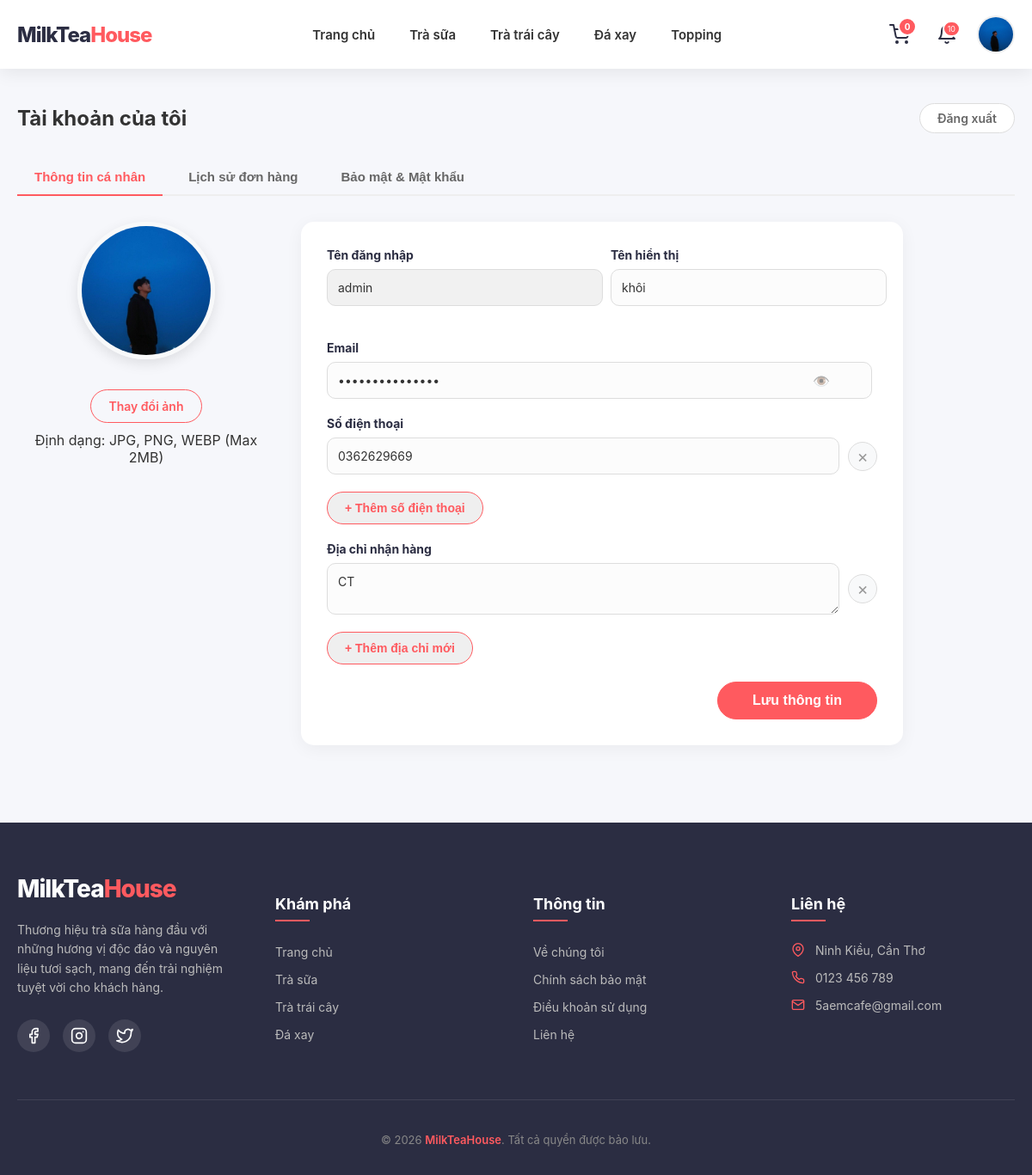
The page /pages/profile.php (signed in) on the database its author committed.
### tables this page shows
CREATE TABLE `users` (
  `id` int(11) NOT NULL,
  `username` varchar(50) NOT NULL,
  `email` varchar(120) NOT NULL,
  `phone` text DEFAULT NULL,
  `address` text DEFAULT NULL,
  `password` varchar(255) NOT NULL,
  `display_name` varchar(100) DEFAULT NULL,
  `avatar` varchar(255) DEFAULT NULL,
  `role` enum('guest','user','admin') NOT NULL DEFAULT 'user',
  `created_at` timestamp NOT NULL DEFAULT current_timestamp(),
  `reset_token` varchar(255) DEFAULT NULL,
  `reset_token_expire` datetime DEFAULT NULL
);

### pages/profile.php (the view, shortened to what this page needs)
<?php
require_once(__DIR__ . "/../config/config.php");
$uid = (int)$_SESSION['user_id'];
$conn->query("ALTER TABLE users MODIFY COLUMN phone TEXT");
$conn->query("ALTER TABLE users MODIFY COLUMN address TEXT");
$stmt_user = mysqli_prepare($conn, "SELECT * FROM users WHERE id = ?");
mysqli_stmt_bind_param($stmt_user, "i", $uid);
mysqli_stmt_execute($stmt_user);
$user = mysqli_fetch_assoc(mysqli_stmt_get_result($stmt_user));
include(__DIR__ . "/../includes/header.php");
$user_phones = json_decode($user['phone'] ?? '[]', true);
$user_addresses = json_decode($user['address'] ?? '[]', true);
?>
<section class="profile-page">
    <div class="container">
        <div class="profile-header-flex">
            <h2 class="products-title" style="text-align: left; margin: 0;">Tài khoản của tôi</h2>
            <a href="<?= BASE_URL ?>pages/logout.php" class="btn btn-logout-alt">Đăng xuất</a>
        </div>
        <div class="profile-tabs-nav">
            <button class="tab-link active" onclick="openTab(event, 'info')">Thông tin cá nhân</button>
            <button class="tab-link" onclick="openTab(event, 'history')">Lịch sử đơn hàng</button>
            <button class="tab-link" onclick="openTab(event, 'pass')">Bảo mật & Mật khẩu</button>
        </div>
        <div id="info" class="tab-pane active">
            <form action="" method="POST" enctype="multipart/form-data">
                <div class="profile-layout">
                    <div class="profile-sidebar">
                        <div class="avatar-card-new">
                            <div class="avatar-circle">
                                <img src="<?= ($user['avatar'] ?? '') ? BASE_URL.'uploads/'.$user['avatar'] : BASE_URL.'images/user.jpg' ?>" alt="Avatar" id="preview-avatar">
                            </div>
                            <label for="avatar-input" class="btn btn-outline btn-sm" style="margin-top: 15px;">Thay đổi ảnh</label>
                            <p class="u-muted" style="margin-top: 10px;">Định dạng: JPG, PNG, WEBP (Max 2MB)</p>
                        </div>
                    </div>
                    <div class="profile-main">
                        <div class="form-card">
                            <div class="form-row">
                                <div class="form-group">
                                    <label>Tên đăng nhập</label>
                                    <input type="text" value="<?= htmlspecialchars($user['username'] ?? '') ?>" readonly class="input-readonly">
                                </div>
                                <div class="form-group">
                                    <label>Tên hiển thị</label>
                                    <input type="text" name="display_name" value="<?= htmlspecialchars($user['display_name'] ?? '') ?>" placeholder="Nhập tên hiển thị">
                                </div>
                            </div>
                            <div class="form-group">
                                <label>Email</label>
                                <div class="input-with-icon">
                                    <input type="email" name="email" value="<?= htmlspecialchars($user['email'] ?? '') ?>" id="email-field">
                                    <span class="icon-eye" onclick="toggleVisibility('email-field')">👁️</span>
                                </div>
                            </div>
                            <div class="form-group">
                                <label>Số điện thoại</label>
                                <div id="phone-container" class="dynamic-list">
                                    <?php if(empty($user_phones)): ?>
                                        <div class="input-with-icon item-row">
                                            <input type="text" name="phones[]" value="" placeholder="Chưa cập nhật">
                                            <span class="btn-remove" onclick="removeItem(this)">×</span>
                                        </div>
                                    <?php else: ?>
                                        <?php foreach($user_phones as $phone): ?>
                                            <div class="input-with-icon item-row">
                                                <input type="text" name="phones[]" value="<?= htmlspecialchars($phone) ?>">
                                                <span class="btn-remove" onclick="removeItem(this)">×</span>
                                            </div>
                                        <?php endforeach; ?>
                                    <?php endif; ?>
                                </div>
                                <button type="button" class="btn btn-outline btn-sm" style="margin-top: 10px;" onclick="addItem('phone-container', 'phones[]')">+ Thêm số điện thoại</button>
                            </div>
                            <div class="form-group">
                                <label>Địa chỉ nhận hàng</label>
                                <div id="address-container" class="dynamic-list">
                                    <?php if(empty($user_addresses)): ?>
                                        <div class="input-with-icon item-row">
                                            <textarea name="addresses[]" rows="2" placeholder="Chưa có địa chỉ"></textarea>
                                            <span class="btn-remove" onclick="removeItem(this)">×</span>
                                        </div>
                                    <?php else: ?>
                                        <?php foreach($user_addresses as $address): ?>
                                            <div class="input-with-icon item-row">
                                                <textarea name="addresses[]" rows="2"><?= htmlspecialchars($address) ?></textarea>
                                                <span class="btn-remove" onclick="removeItem(this)">×</span>
                                            </div>
                                        <?php endforeach; ?>
                                    <?php endif; ?>
                                </div>
                                <button type="button" class="btn btn-outline btn-sm" style="margin-top: 10px;" onclick="addItem('address-container', 'addresses[]', true)">+ Thêm địa chỉ mới</button>
                            </div>
                            <div style="text-align: right;">
                                <button type="submit" name="update_profile" class="btn btn-primary btn-large">Lưu thông tin</button>
                            </div>
                        </div>
                    </div>
                </div>
            </form>
        </div>
    </div>
</section>
<?php include(__DIR__ . "/../includes/footer.php"); ?>

### css/base.css (style rules this page uses)
body { margin: 0; font-family: "Inter", "Segoe UI", sans-serif; background: #f6f7fb; color: #333; }

### css/layout.css (style rules this page uses)
:root { --primary-color: #ff5a5f; --secondary-color: #2b2d42; --text-color: #333; --light-gray: #f8f9fa; --border-color: #eee; --shadow: 0 4px 20px rgba(0, 0, 0, 0.08); --transition: all 0.3s ease; }
.btn { padding: 10px 20px; border-radius: 50px; font-weight: 600; font-size: 14px; text-decoration: none; transition: var(--transition); cursor: pointer; }
.btn-outline { border: 1px solid var(--primary-color); color: var(--primary-color); }
.btn-primary { background: var(--primary-color); color: #fff; border: 1px solid var(--primary-color); }

### css/profile.css (style rules this page uses)
.profile-page { background: #f6f7fb; min-height: calc(100vh - 80px); }
.profile-page .container { max-width: 1200px; margin: 0 auto; padding: 40px 20px; }
.profile-header-flex { display: flex; justify-content: space-between; align-items: center; margin-bottom: 30px; }
.btn-logout-alt { padding: 8px 20px; border-radius: 50px; background: #fff; border: 1px solid #ddd; color: #666; text-decoration: none; font-weight: 600; font-size: 14px; transition: all 0.3s; }
.profile-tabs-nav { display: flex; gap: 10px; margin-bottom: 30px; border-bottom: 2px solid #eee; }
.tab-link { background: none; border: none; padding: 12px 20px; font-weight: 700; font-size: 15px; color: #666; cursor: pointer; position: relative; transition: all 0.3s; }
.tab-link.active { color: #ff5a5f; }
.tab-link.active::after { content: ''; position: absolute; bottom: -2px; left: 0; width: 100%; height: 2px; background: #ff5a5f; }
.tab-pane { display: none; animation: fadeIn 0.4s ease; }
.tab-pane.active { display: block; }
.profile-layout { display: grid; grid-template-columns: 300px 1fr; gap: 30px; }
.profile-main { max-width: 700px; }
.form-card { background: #fff; border-radius: 15px; box-shadow: 0 4px 20px rgba(0,0,0,0.05); padding: 30px; }
.avatar-card-new { text-align: center; display: flex; flex-direction: column; align-items: center; }
.avatar-circle { width: 150px; height: 150px; border-radius: 50%; margin-bottom: 20px; border: 5px solid #f8f9fa; overflow: hidden; box-shadow: 0 5px 15px rgba(0,0,0,0.1); }
.avatar-card-new .btn { display: inline-block; }
.avatar-circle img { width: 100%; height: 100%; object-fit: cover; }
.form-row { display: grid; grid-template-columns: 1fr 1fr; gap: 20px; margin-bottom: 20px; }
.form-group { margin-bottom: 20px; }
.form-group label { display: block; font-weight: 700; font-size: 14px; color: #2b2d42; margin-bottom: 8px; }
.form-group input, .form-group textarea { width: 95%; padding: 12px 12px; border: 1px solid #ddd; border-radius: 10px; font-size: 14px; font-family: inherit; color: inherit; transition: all 0.3s; background: #fcfcfc; resize: vertical; }
.input-readonly { background: #f1f1f1 !important; cursor: not-allowed; color: #888; }
.input-with-icon { position: relative; display: flex; align-items: center; gap: 10px; }
.item-row { margin-bottom: 10px; }
.btn-remove { display: inline-flex; align-items: center; justify-content: center; width: 32px; height: 32px; background: #f8f9fa; color: #999; border-radius: 50%; cursor: pointer; font-size: 20px; transition: all 0.3s; border: 1px solid #ddd; flex-shrink: 0; }
.icon-eye { position: absolute; right: 55px; cursor: pointer; opacity: 0.5; transition: 0.3s; z-index: 5; }
.btn-large { padding: 12px 40px; font-size: 16px; }

### rows shown on the page
users: username "admin", display_name "khôi", phone "0362629669", address "CT"

### other values the page prints
$cartCount "0"
$unreadCount "10"
